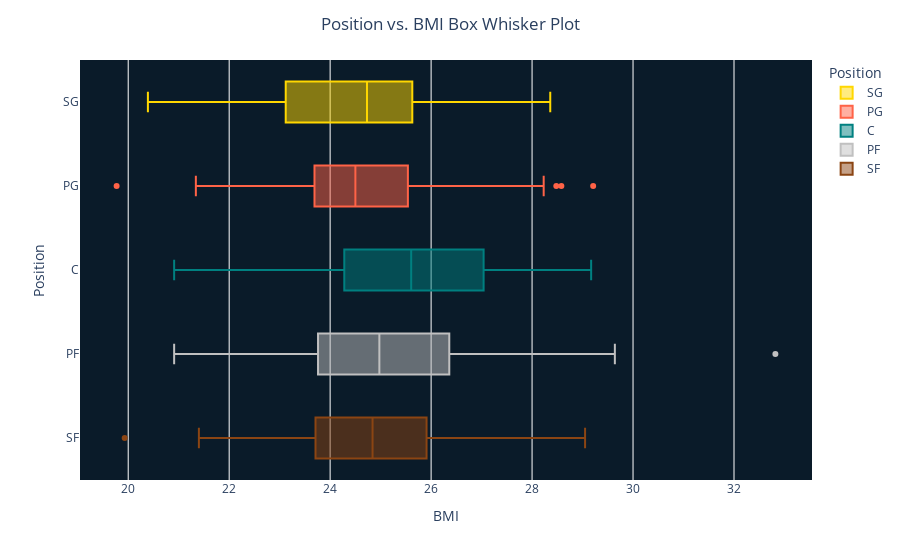

This figure's notebook cell:
### Code cell
fig = px.box(combined, y='Position', x='BMI', color='Position',
                  color_discrete_map = {'SG': 'rgb(255,215,0)',
                                           'PG':'rgb(255,99,71)',                                       
                                          'C':'rgb(0,128,128)',
                                       'PF':'rgb(192,192,192)',
                                        'SF':'rgb(139,69,19)'})
    
fig.update_layout({'plot_bgcolor': '#0a1b29'})
fig.update_layout(title_text='Position vs. BMI Box Whisker Plot', title_x=0.5)
fig.show()
fig.write_html('Position_BMI_box.html')

### Figure 1 — Plotly figure (JSON) as saved in the notebook; plotly's stock layout.template omitted (floating-point values rounded to 4 significant figures; data arrays with more than 128 entries replaced by an {"elided": "..."} marker saying what was removed)
{"data": [{"alignmentgroup": "True", "hovertemplate": "Position=%{y}<br>BMI=%{x}<extra></extra>", "legendgroup": "SG", "marker": {"color": "rgb(255,215,0)"}, "name": "SG", "notched": false, "offsetgroup": "SG", "orientation": "h", "showlegend": true, "type": "box", "x": [25.87, 23.12, 23.8, 25.42, 23.09, 26.87, 24.84, 20.8, 25.91, 24.61, 23.87, 25.42, 22.5, 23.88, 23.73, 24.64, 26.78, 25.49, 25.42, 24.84, 26.09, 21.94, 25.92, 24.95, 25.19, 25.65, 24.19, 25.56, 24.73, 22.85, 24.37, 23.65, 21.34, 21.46, 26.25, 26.38, 23.12, 23.75, 24.17, 24.78, 27.39, 24.43, 21.22, 24.95, 25.77, 26.78, 22.76, 20.39, 22.75, 25.42, 26.32, 24.9, 22.05, 25.97, 23.95, 25, 24.43, 21.95, 28.36, 25.49, 24.9, 25.97, 26.17, 24.89, 23.12, 24.1, 21.4, 21.34, 23.12, 25.62, 25.92, 22.62, 24.19, 23.12, 26.25, 23.25, 27.6, 24.78, 24.31, 25.56, 22.53], "x0": " ", "xaxis": "x", "y": ["SG", "SG", "SG", "SG", "SG", "SG", "SG", "SG", "SG", "SG", "SG", "SG", "SG", "SG", "SG", "SG", "SG", "SG", "SG", "SG", "SG", "SG", "SG", "SG", "SG", "SG", "SG", "SG", "SG", "SG", "SG", "SG", "SG", "SG", "SG", "SG", "SG", "SG", "SG", "SG", "SG", "SG", "SG", "SG", "SG", "SG", "SG", "SG", "SG", "SG", "SG", "SG", "SG", "SG", "SG", "SG", "SG", "SG", "SG", "SG", "SG", "SG", "SG", "SG", "SG", "SG", "SG", "SG", "SG", "SG", "SG", "SG", "SG", "SG", "SG", "SG", "SG", "SG", "SG", "SG", "SG"], "y0": " ", "yaxis": "y"}, {"alignmentgroup": "True", "hovertemplate": "Position=%{y}<br>BMI=%{x}<extra></extra>", "legendgroup": "PG", "marker": {"color": "rgb(255,99,71)"}, "name": "PG", "notched": false, "offsetgroup": "PG", "orientation": "h", "showlegend": true, "type": "box", "x": {"elided": "136 float values"}, "x0": " ", "xaxis": "x", "y": {"elided": "136 str values"}, "y0": " ", "yaxis": "y"}, {"alignmentgroup": "True", "hovertemplate": "Position=%{y}<br>BMI=%{x}<extra></extra>", "legendgroup": "C", "marker": {"color": "rgb(0,128,128)"}, "name": "C", "notched": false, "offsetgroup": "C", "orientation": "h", "showlegend": true, "type": "box", "x": [27.04, 23.47, 23.41, 27.71, 25.09, 25.41, 24.49, 27.22, 28.1, 25.92, 28, 25.9, 26.02, 27.18, 27.04, 26.79, 26.53, 24.41, 23, 27.9, 26.74, 23.91, 28.01, 26.35, 29.17, 28.89, 26.9, 26.14, 25.1, 24.91, 27.04, 26.4, 28.23, 25.51, 25.31, 28.3, 26.33, 23.91, 24.97, 22.02, 24.49, 23.84, 25, 23.91, 25.51, 27.32, 24.8, 24.59, 21.41, 25.93, 25.93, 25.51, 23.91, 26.25, 24.15, 25.51, 20.91, 28.29, 27.6, 23.29, 22.45, 21.43, 25.7, 23.41], "x0": " ", "xaxis": "x", "y": ["C", "C", "C", "C", "C", "C", "C", "C", "C", "C", "C", "C", "C", "C", "C", "C", "C", "C", "C", "C", "C", "C", "C", "C", "C", "C", "C", "C", "C", "C", "C", "C", "C", "C", "C", "C", "C", "C", "C", "C", "C", "C", "C", "C", "C", "C", "C", "C", "C", "C", "C", "C", "C", "C", "C", "C", "C", "C", "C", "C", "C", "C", "C", "C"], "y0": " ", "yaxis": "y"}, {"alignmentgroup": "True", "hovertemplate": "Position=%{y}<br>BMI=%{x}<extra></extra>", "legendgroup": "PF", "marker": {"color": "rgb(192,192,192)"}, "name": "PF", "notched": false, "offsetgroup": "PF", "orientation": "h", "showlegend": true, "type": "box", "x": [25.81, 27.03, 26.45, 26.58, 24.7, 25.18, 23.47, 26.91, 24.86, 24.17, 25.09, 27.15, 27.57, 25.81, 28.95, 25.72, 26.7, 25.09, 25.51, 24.93, 26.79, 25.81, 23.36, 27.46, 26.03, 26.87, 25.81, 26.14, 28.39, 26.91, 26.36, 23.41, 24.57, 23.91, 22.29, 26.14, 24.46, 25.07, 27.03, 27.6, 22.37, 23.52, 25.72, 24.57, 27.81, 24.06, 24.64, 23.47, 23.91, 25.18, 23.21, 24.15, 23.73, 27.86, 24.28, 27.73, 21.43, 23.76, 25.26, 26.91, 22.79, 24.7, 28.93, 26.91, 22.93, 20.91, 22.48, 24.43, 24.11, 25, 23.88, 24.64, 24.27, 24.43, 21.97, 26, 27.27, 24.95, 32.82, 24.73, 22.45, 25.26, 23.95, 27.27, 25.26, 23.62, 22.85, 23.73, 21.94, 24.31, 25.26, 29.46, 22.48, 26.79, 25.72, 26.09, 25.54, 21.43, 26.09, 23.73, 24.57, 24.46, 29.64, 24.43, 23.65, 26.36, 23.65, 28.01, 23.09, 22.53, 26.13, 22.74, 25.29, 24.46], "x0": " ", "xaxis": "x", "y": ["PF", "PF", "PF", "PF", "PF", "PF", "PF", "PF", "PF", "PF", "PF", "PF", "PF", "PF", "PF", "PF", "PF", "PF", "PF", "PF", "PF", "PF", "PF", "PF", "PF", "PF", "PF", "PF", "PF", "PF", "PF", "PF", "PF", "PF", "PF", "PF", "PF", "PF", "PF", "PF", "PF", "PF", "PF", "PF", "PF", "PF", "PF", "PF", "PF", "PF", "PF", "PF", "PF", "PF", "PF", "PF", "PF", "PF", "PF", "PF", "PF", "PF", "PF", "PF", "PF", "PF", "PF", "PF", "PF", "PF", "PF", "PF", "PF", "PF", "PF", "PF", "PF", "PF", "PF", "PF", "PF", "PF", "PF", "PF", "PF", "PF", "PF", "PF", "PF", "PF", "PF", "PF", "PF", "PF", "PF", "PF", "PF", "PF", "PF", "PF", "PF", "PF", "PF", "PF", "PF", "PF", "PF", "PF", "PF", "PF", "PF", "PF", "PF", "PF"], "y0": " ", "yaxis": "y"}, {"alignmentgroup": "True", "hovertemplate": "Position=%{y}<br>BMI=%{x}<extra></extra>", "legendgroup": "SF", "marker": {"color": "rgb(139,69,19)"}, "name": "SF", "notched": false, "offsetgroup": "SF", "orientation": "h", "showlegend": true, "type": "box", "x": [23.36, 24.71, 24.84, 25.01, 27.39, 25.34, 23.62, 19.93, 26.79, 25.42, 24.82, 24.84, 24.84, 25.81, 25.34, 24.64, 24.82, 23.09, 24.78, 26, 23.07, 26.11, 24.17, 26.58, 24.31, 22.19, 24.36, 25.81, 25.34, 24.78, 29.05, 24.17, 27.46, 25.81, 25.09, 23.69, 23.54, 22.87, 23.71, 25.65, 25.07, 26.87, 25.91, 27.96, 23.79, 25.97, 25.31, 23.65, 23.52, 21.4, 24.56, 26.78, 22.96, 25.91, 26.68, 24.78, 23.68, 22.74, 23.07, 26.13, 24.78, 25.54, 25.92, 25.34, 24.22, 27.51, 24.15, 26, 23.65, 25.15], "x0": " ", "xaxis": "x", "y": ["SF", "SF", "SF", "SF", "SF", "SF", "SF", "SF", "SF", "SF", "SF", "SF", "SF", "SF", "SF", "SF", "SF", "SF", "SF", "SF", "SF", "SF", "SF", "SF", "SF", "SF", "SF", "SF", "SF", "SF", "SF", "SF", "SF", "SF", "SF", "SF", "SF", "SF", "SF", "SF", "SF", "SF", "SF", "SF", "SF", "SF", "SF", "SF", "SF", "SF", "SF", "SF", "SF", "SF", "SF", "SF", "SF", "SF", "SF", "SF", "SF", "SF", "SF", "SF", "SF", "SF", "SF", "SF", "SF", "SF"], "y0": " ", "yaxis": "y"}], "layout": {"boxmode": "overlay", "legend": {"title": {"text": "Position"}, "tracegroupgap": 0}, "margin": {"t": 60}, "plot_bgcolor": "#0a1b29", "title": {"text": "Position vs. BMI Box Whisker Plot", "x": 0.5}, "xaxis": {"anchor": "y", "domain": [0, 1], "title": {"text": "BMI"}}, "yaxis": {"anchor": "x", "categoryarray": ["SF", "PF", "C", "PG", "SG"], "categoryorder": "array", "domain": [0, 1], "title": {"text": "Position"}}}}
